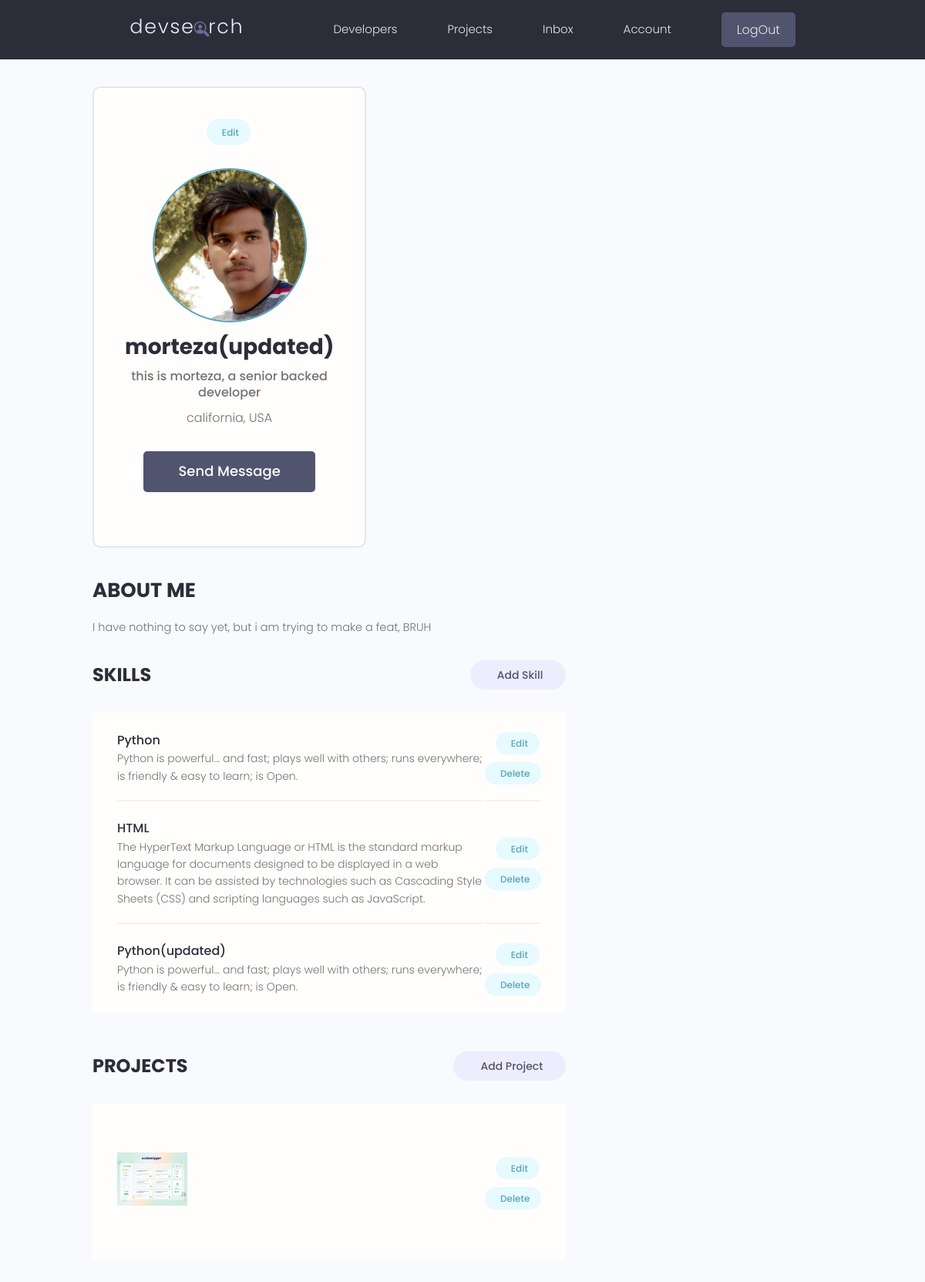
The app's page /users/account (signed in) with its own data.
### users/models.py (models this page shows, shortened)
class Profile(models.Model):
    user = models.OneToOneField(User, null = True, blank = True, on_delete=models.CASCADE)
    name = models.CharField(max_length=200, null=True, blank = True)
    email = models.EmailField(max_length=500, null=True, blank = True)
    info = models.CharField(max_length= 200, null=True, blank = True)
    bio = models.TextField(null=True, blank = True)
    location = models.CharField(max_length = 200, null=True, blank = True)
    profile_image = models.ImageField(null=True, blank = True, default="images/profiles/user-default.png")
    social_github = models.CharField(max_length=200, null=True, blank = True)
    social_youtube = models.CharField(max_length=200, null=True, blank = True)
    social_linkedin = models.CharField(max_length=200, null=True, blank = True)
    social_website = models.CharField(max_length=200, null=True, blank = True)
    created = models.DateTimeField(null=True, blank = True, auto_now_add=True)
    id = models.UUIDField(default = uuid.uuid4,
     editable=False, unique = True, primary_key = True)

class Skill(models.Model):
    owner = models.ForeignKey(Profile, on_delete=models.CASCADE, null=True, blank = True)
    name = models.CharField(max_length=200, null=True, blank = True)
    description = models.TextField(null=True, blank = True)
    created = models.DateTimeField(auto_now_add=True)
    id = models.UUIDField(default = uuid.uuid4, editable=False, primary_key=True, unique=True)

### project/models.py (models this page shows, shortened)
class Project(models.Model):
    owner = models.ForeignKey(Profile, null= True, blank= True, on_delete = models.SET_NULL)
    title = models.CharField(max_length=200)
    description = models.TextField(null = True, blank = True)
    demo_link = models.CharField(max_length=2000, null = True, blank=True)
    source_link = models.CharField(max_length=2000, null = True, blank=True)
    featured_image = models.ImageField(null = True, blank = True, default= "images/profiles/user-default_YS9Vr6e.png")
    created = models.DateTimeField(auto_now_add=True)
    tags = models.ManyToManyField('Tag', blank=True)
    vote_total = models.IntegerField(default = 0, null=True, blank = True)
    vote_ratio = models.IntegerField(default = 0, null = True, blank = True)
    id = models.UUIDField(default=uuid.uuid4, unique = True, primary_key=True, editable=False)

### users/views.py (the view)
# urls.py: path('account', views.user_account, name="account"),
@login_required(login_url="login")
def user_account(request):
    profile = request.user.profile
    skills = profile.skill_set.all()
    projects = profile.project_set.all()
    context = {"profile": profile, "skills" : skills, "projects": projects}
    return render(request, "users/account.html", context = context)

### users/templates/users/account.html (shortened to what this page needs)
{% extends 'main.html' %}
{% load static %}
  {% block content %}
  <main class="settingsPage profile my-md">
    <div class="container">
      <div class="layout">
        <div class="column column--1of3">
          <div class="card text-center">
            <div class="card__body dev">
              <a class="tag tag--pill tag--main settings__btn" href="{% url 'edit_profile' %}"> Edit</a>
              <img class="avatar avatar--xl dev__avatar" src="{% static profile.profile_image.url %}" />
              <h2 class="dev__name">{{profile.name}}</h2>
              <p class="dev__title">{{profile.info}}</p>
              <p class="dev__location">{{profile.location}}</p>
              <ul class="dev__social">
              <a href="#" class="btn btn--sub btn--lg">Send Message </a>
            </div>
          </div>
        </div>
        <div class="column column--2of3">
          <div class="devInfo">
            <h3 class="devInfo__title">About Me</h3>
            <p class="devInfo__about">
              {{profile.bio}}
            </p>
          </div>
          <div class="settings">
            <h3 class="settings__title">Skills</h3>
            <a class="tag tag--pill tag--sub settings__btn tag--lg" href="{% url 'create_skill' %}">Add Skill</a>
          </div>
          <table class="settings__table">
            {% for skill in skills %}
            <tr>
              <td class="settings__tableInfo">
                <h4>{{skill.name}}</h4>
                <p>
                  {{skill.description}}
                </p>
              </td>
              <td class="settings__tableActions">
                <a class="tag tag--pill tag--main settings__btn" href="{% url 'update_skill' skill.id %}"> Edit</a>
                <a class="tag tag--pill tag--main settings__btn" href="{% url 'delete_skill' skill.id %}">
                  Delete</a>
              </td>
            </tr>
            {% endfor %}
          </table>
          <div class="settings">
            <h3 class="settings__title">Projects</h3>
            <a class="tag tag--pill tag--sub settings__btn tag--lg" href="{% url 'create_project' %}"> Add Project</a>
          </div>
          <table class="settings__table">
            {% for project in projects%}
            <tr>
              <td class="settings__thumbnail">
                <a href="{% url 'project' project.id %}"><img src="{% static project.featured_image.url %}" alt="Project Thumbnail" /></a>
              </td>
              <td class="settings__tableInfo">
                <a href="{% url 'project' project.id %}">{{project.name}}</a>
              </td>
              <td class="settings__tableActions">
                <a class="tag tag--pill tag--main settings__btn" href="{% url 'update_project' project.id %}"> Edit</a>
                <a class="tag tag--pill tag--main settings__btn" href="{% url 'delete_project' project.id %}">
                  Delete</a>
              </td>
            </tr>
            {% endfor %}
          </table>
        </div>
      </div>
    </div>
  </main>
  {% endblock %}

### static/styles/app.css (style rules this page uses)
:root { --color-sub: #2d2d39; }
.btn--sub { background-color: var(--color-sub-light); }
.card { border: 2px solid var(--color-light); }
img { width: 100%; }
.profile .card > .dev { padding: 4rem; }
.dev__avatar { display: block; margin: auto; }
.dev__name { color: var(--color-sub); font-size: 2.8rem; font-weight: 700; margin-top: 1rem; margin-bottom: 0.5rem; }
.dev__title { font-size: 1.6rem; font-weight: 500; line-height: 1.3; }
.dev__location { margin-top: 1rem; }
.dev__social { margin: 3rem 0; list-style: none; display: flex; justify-content: center; gap: 1.5rem; }
.devInfo { margin-bottom: 3rem; }
.devInfo__title, .devInfo__subtitle { font-size: 2.6rem; color: var(--color-sub); text-transform: uppercase; font-weight: 700; margin-bottom: 1.5rem; }
.devInfo__about, .devSkill__info { font-size: 1.45rem; line-height: 1.7; text-align: justify; }
.settingsPage .dev > .settings__btn { display: inline-block; margin-bottom: 3rem; }
.settings { display: flex; justify-content: space-between; align-items: center; }
.settings__title { font-size: 2.4rem; text-transform: uppercase; font-weight: 700; color: var(--color-sub); }
.settings__table { margin-top: 3rem; margin-bottom: 5rem; padding: 0 3rem; background: var(--color-white); }
.settings__table tr { width: 100%; }
.settings__table tr > td { padding: 2rem 0; }
.settings__table tr:not(:last-child) td { border-bottom: 2px solid var(--color-white-light); }
.settings__thumbnail { width: 23%; min-width: 10rem; }
.settings__thumbnail img { padding-right: 3rem; height: 15rem; object-fit: contain; }
.settings__tableInfo { width: 100%; }
.settings__tableInfo h4, .settings__tableInfo a { padding-right: 1rem; width: auto; font-size: 1.6rem; font-weight: 500; color: var(--color-sub); }
.settings__tableInfo p { font-size: 1.4rem; }
.settings__tableActions { text-align: right; }

### static/uikit/styles/modules/_variables.css (style rules this page uses)
:root { --color-main: #5aa5b9; --color-main-light: #e6faff; --color-sub: #3f4156; --color-sub-light: #51546e; --color-sub-lighter: #ededfd; --color-text: #737373; --color-gray: #8b8b8b; --color-light: #e5e7eb; --color-light-gray: #767676; --color-bg: #f8fafd; --color-white: #fffefd; --color-white-light: #f3f3f3; --color-success: #359e64; --color-success-bg: #def8e8; --color-error: #fc4b0b; --color-error-bg: #fff2ee; --font-base: 'Poppins', arial, helvetica, 'Segoe UI', roboto, ubuntu, sans-serif; --font-monospace: 'Fira Code', 'Courier New', courier, monospace; --font-regular: 300; --font-medium: 500; --font-bold: 700; --generic-shadow: 1px 1px 5px #00000010; --generic-transition: all 0.3s ease-in-out; }

### static/uikit/styles/modules/_base.css (style rules this page uses)
* { margin: 0; padding: 0; box-sizing: border-box; text-rendering: optimizeLegibility; color: inherit; font-size: inherit; }
html { font-size: 50%; }
@media only screen and (min-width: 480px) { html { font-size: 56.25%; } }
@media only screen and (min-width: 1200px) { html { font-size: 62.5%; } }
body { line-height: 1.6; font-weight: 400; font-size: 1.5rem; color: var(--color-text); background-color: var(--color-bg); min-height: 100vh; }

### static/uikit/styles/modules/_typography.css (style rules this page uses)
* { font-family: var(--font-base); }
h2 { font-size: 3.6rem; font-weight: var(--font-bold); }
h3 { font-size: 3.2rem; font-weight: var(--font-medium); }
h4 { font-size: 2.8rem; font-weight: var(--font-medium); }
p, span, strong { font-size: 1.6rem; color: var(--color-text); font-weight: var(--font-regular); }
a { padding-bottom: 2px; text-decoration: none; display: inline-block; color: var(--color-main); font-weight: var(--font-medium); }

### static/uikit/styles/modules/_utilities.css (style rules this page uses)
.container { width: 92%; max-width: 165rem; margin: 0 auto; box-sizing: border-box; }
@media screen and (min-width: 1000px) { .container { width: 90%; } }
@media screen and (min-width: 1200px) { .container { width: 80%; } }
.text-center { text-align: center; }
.my-md { margin: 3rem auto; }

### static/uikit/styles/modules/_avatar.css (style rules this page uses)
.avatar { border-radius: 50%; border: 2px solid var(--color-main); object-fit: cover; }
.avatar--xl { height: 20rem; width: 20rem; }

### static/uikit/styles/modules/_card.css (style rules this page uses)
.card { border-radius: 1rem; background-color: var(--color-white); border: 1.5px solid var(--color-light); width: auto; height: auto; margin-top: 0.5rem; margin-bottom: 0.5rem; overflow: hidden; }
.card__body, .card__header { padding: 2rem 2.5rem; }

### static/uikit/styles/modules/_layout.css (style rules this page uses)
.layout { display: flex; flex-flow: row wrap; justify-content: space-between; }
.layout > .column { margin-bottom: 3rem; }
.layout > .column.column--1of3 { flex-basis: 30%; }
.layout > .column.column--2of3 { flex-basis: 64%; }

### records on screen
Profile: profile_image (picture), name "morteza(updated)", info "this is morteza, a senior backed developer", location "california, USA", bio "I have nothing to say yet, but i am trying to make a feat, BRUH"
Skill: name "Python", description "Python is powerful... and fast; plays well with others; runs everywhere; is friendly & easy to learn; is Open."
Skill: name "HTML", description "The HyperText Markup Language or HTML is the standard markup language for documents designed to be displayed in a web browser. It can be assisted by technologies such as Cascading Style Sheets (CSS) and scripting languages such as JavaScript."
Skill: name "Python(updated)", description "Python is powerful... and fast; plays well with others; runs everywhere; is friendly & easy to learn; is Open."
Project: featured_image (picture)
